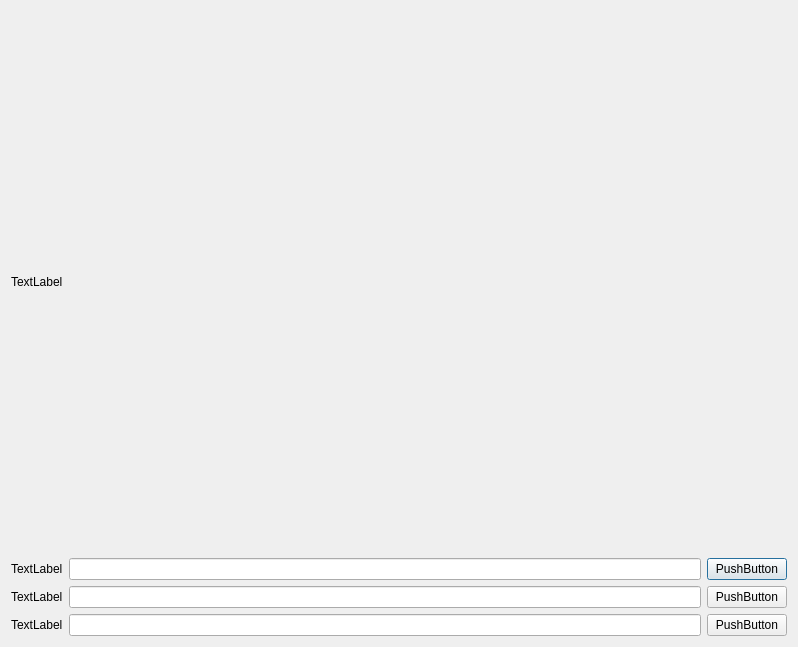
<?xml version="1.0" encoding="UTF-8"?>
<ui version="4.0">
 <class>Dialog</class>
 <widget class="QDialog" name="Dialog">
  <property name="geometry">
   <rect>
    <x>0</x>
    <y>0</y>
    <width>798</width>
    <height>647</height>
   </rect>
  </property>
  <property name="windowTitle">
   <string>Dialog</string>
  </property>
  <layout class="QVBoxLayout" name="verticalLayout_2">
   <item>
    <widget class="QLabel" name="label">
     <property name="text">
      <string>TextLabel</string>
     </property>
    </widget>
   </item>
   <item>
    <layout class="QGridLayout" name="gridLayout">
     <item row="0" column="1">
      <widget class="QLineEdit" name="lineEdit"/>
     </item>
     <item row="2" column="0">
      <widget class="QLabel" name="label_4">
       <property name="text">
        <string>TextLabel</string>
       </property>
      </widget>
     </item>
     <item row="1" column="0">
      <widget class="QLabel" name="label_3">
       <property name="text">
        <string>TextLabel</string>
       </property>
      </widget>
     </item>
     <item row="1" column="1">
      <widget class="QLineEdit" name="lineEdit_2"/>
     </item>
     <item row="0" column="0">
      <widget class="QLabel" name="label_2">
       <property name="text">
        <string>TextLabel</string>
       </property>
      </widget>
     </item>
     <item row="2" column="1">
      <widget class="QLineEdit" name="lineEdit_3"/>
     </item>
     <item row="0" column="2">
      <widget class="QPushButton" name="pushButton">
       <property name="text">
        <string>PushButton</string>
       </property>
      </widget>
     </item>
     <item row="1" column="2">
      <widget class="QPushButton" name="pushButton_2">
       <property name="text">
        <string>PushButton</string>
       </property>
      </widget>
     </item>
     <item row="2" column="2">
      <widget class="QPushButton" name="pushButton_3">
       <property name="text">
        <string>PushButton</string>
       </property>
      </widget>
     </item>
    </layout>
   </item>
  </layout>
 </widget>
 <resources/>
 <connections/>
</ui>
